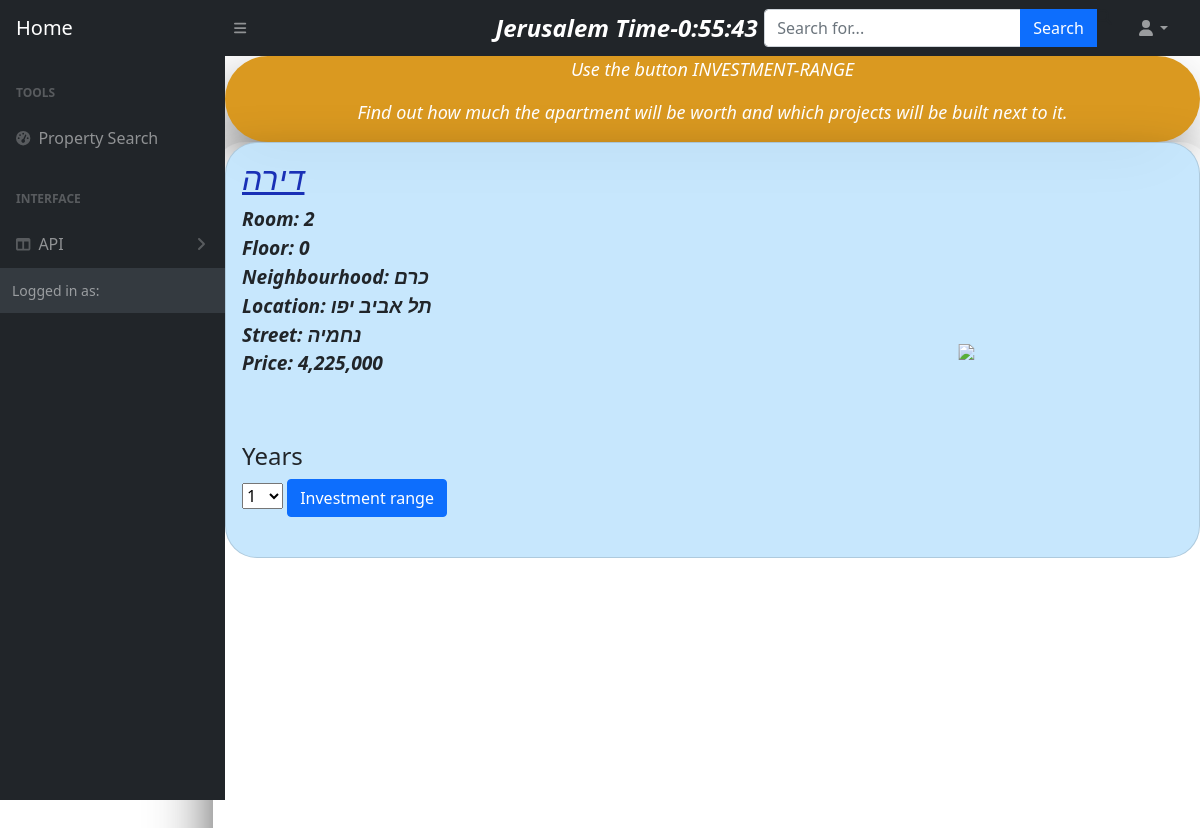
Page /property/1/ on the committed database.
### property/models.py (models this page shows, shortened)
class Property(models.Model):
   id = models.AutoField(primary_key=True, editable=False)
   room = models.SmallIntegerField(_("room"),null=False)
   floor = models.SmallIntegerField(_("floor"),null=False)
   property_type = models.CharField(_("property_type"),max_length=100, null=False)
   street=models.CharField(_("street"),max_length=100, null=False)
   neighbourhood=models.CharField(_("neighbourhood"),max_length=100, null=False)
   location = models.CharField(_("location"),max_length=100, null=False)
   price= models.BigIntegerField(_("price"),null=False)

### property/views.py (the view, shortened to what this page needs)
# urls.py: path('<id>/', views.single_apt, name='single_apt'),
def single_apt(request, id):
    final_proj = []
    property = Property.objects.get(id=id)
    futureprice = request.GET.get('num')
    if futureprice == None:
        futureprice = "-100"
    return render(request, 'single-property.html', {'property': property, 'final_proj': final_proj})

### property/my_filters.py (called while the page is built)
@register.filter('intcomma')
def intcomma(value):
    if type(value) != int:
            return value
    else:
        return format(int(value), ",")

### property/templates/single-property.html (shortened to what this page needs)
{% extends "base.html" %}
{% load static %}
{% block content %}
<body>
  <div class="text" style="color: white; font-size: large; font-style: oblique; font-weight: 400; background-color: rgb(218, 153, 32); border-radius: 10em; box-shadow:-11px 24px 62px -13px rgba(0,0,0,0.69) ; text-align:center ; position:absolute right20px ; ;" >
    <p style="font-size:large ;" >Use the button INVESTMENT-RANGE </p>
    <p  style="font-size: large;">Find out how much the apartment will be worth and which projects will be built next to it.</p>
  </div>
<div class="row row-cols-1 row-cols-md-5 g-4" style="height: 100vh;
display: flex;
justify-content: center;
align-items: center;">
    <div class="col" style=" box-shadow: -11px 24px 62px -13px rgba(0,0,0,0.69);border-radius: 2em;width: 100% ;height: 100%;" >
      <div class="card " style=" border-radius: 2em; background-color: rgba(196, 230, 253, 0.945); ">
        <div class="card-body">
          <h5 class="card-title" style="color: rgb(25, 48, 182); text-decoration: underline; font-style: oblique; font-size: xx-large;">{{property.property_type}}</h5>
        <p class="card-text" style="font-weight: 600; font-style: oblique; font-size: larger;"> Room: {{property.room}} <br>
            Floor: {{property.floor}}<br>
            Neighbourhood: {{property.neighbourhood}}<br>
            Location: {{property.location}}<br>
            Street: {{property.street}}<br>
            Price: {{property.price|intcomma}}<br>
            <div style="width:25%; position: absolute; top: 50%; right: 0; transform: translate(1%, -50%);">
              <img src="{% static 'assets/img/' %}{{ property.id }}image.jpg" style="width:60%  ;">
            </div>
<br><br>
<form name="num" id="num" >
  <h4>Years</h4>
  <select name="num">
    <option value="1">1</option>
  </select>
  <input type="submit" value="Investment range" class="btn btn-primary" >
</form>
<br>
        </div>
      </div>
    </div>
</div>
</body>
{% endblock %}

### rows in the picture
Property: property_type "דירה", room "2", floor "0", neighbourhood "כרם", location "תל אביב יפו", street "נחמיה", price "4,225,000"
